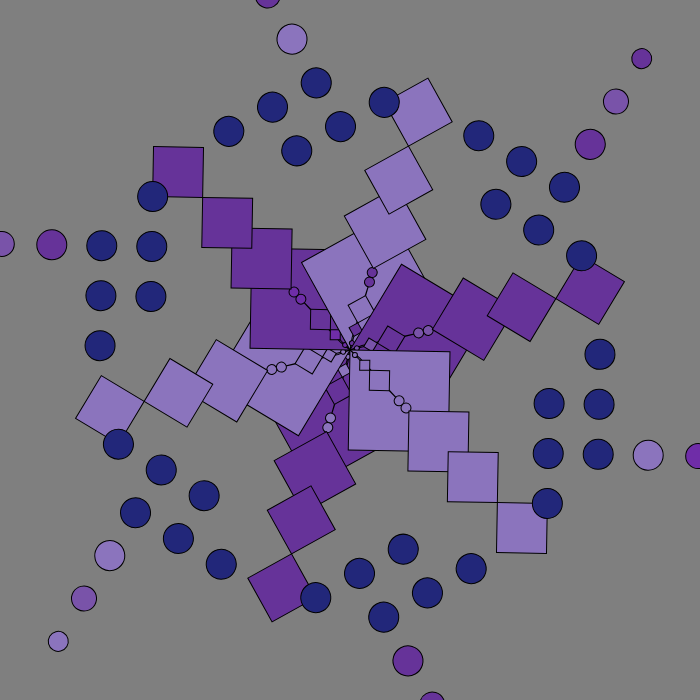
Frame 1 (no input)
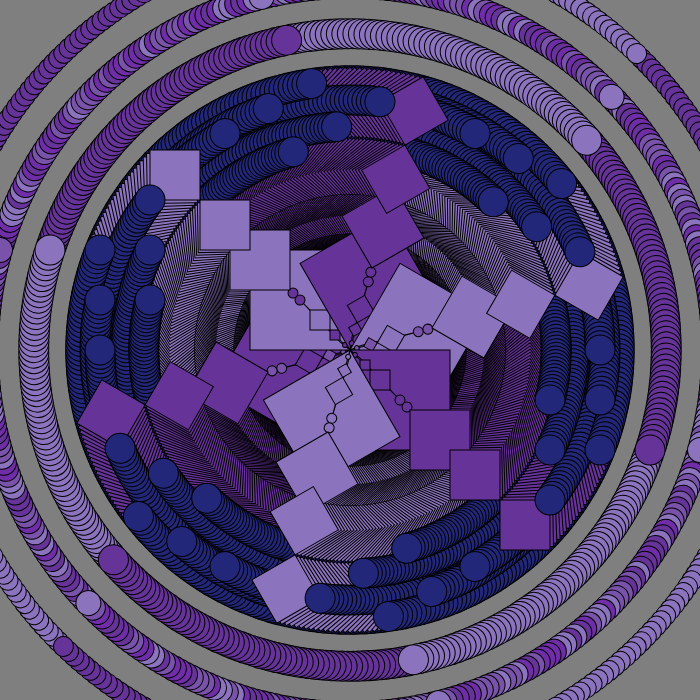
Frame 60 (no input)
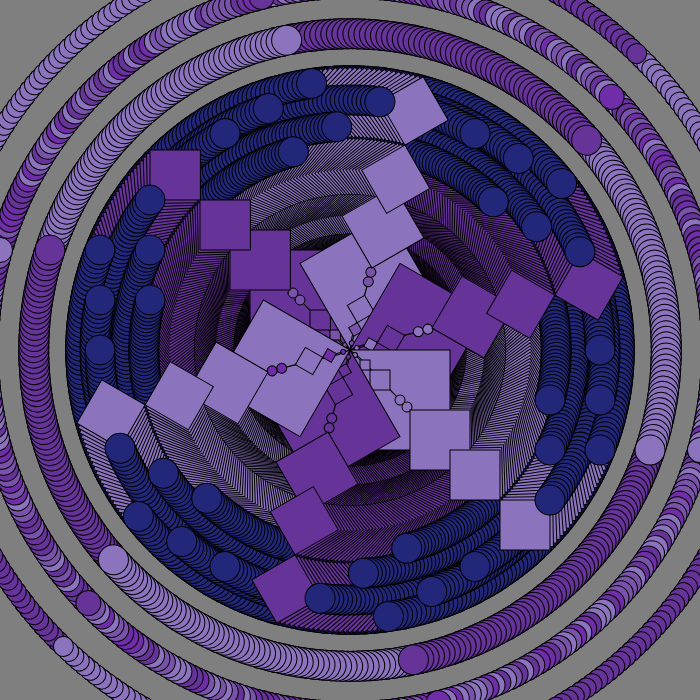
Frame 120 (the mouse pressed at the canvas centre since frame 60)

The p5.js sketch that drew these frames (run headless with seeded random() and noise() and a simulated clock; from frame 60 on, the mouse is pressed at the canvas centre):

// p5.js sketch
// ── sketch.js
let symmetry = 6;   
let angle = 360 / symmetry;
let colors; 

function setup() { 
  createCanvas(700, 700);
  angleMode(DEGREES);
  background(127);
  colors = [color("#663399"),color("#7953A9"), color("#8B74BD"), color("#6F2DA8")];
  frameRate(20);
}


function draw() {
  translate(width / 2, height / 2);
  rotate(frameCount);
  let colorAngle = 360 / colors.length;
  
      for (let i = 0; i < symmetry; i++) {
        rotate(angle);
        
        // color for background shapes
        // Calculate the index of the color
        let colorIndex = floor((i * colorAngle) % colors.length);
    
        // Select the color based on the calculated index
        let selectedColor = colors[colorIndex];
        fill(selectedColor);
        
        //snowflake1
        rect(0,0,100, 100);
        
        triangle(0, 0, 10, 8, 50, 50);
        
        //color for shapes that lay on the background shapes
        let a = color(random(colors));
        rect(20,20,20,20);
        
        fill(a)
        rect(10, 10, 10, 10);
        circle(5,5,5);
        circle(50,50,10);
        circle(57,57,10);
        
        fill(selectedColor);
        rect(60,60,60,60);
        rect(100, 100, 50, 50);
        rect(150, 150, 50, 50);
        
        
        let r = color("#22277A");
        fill(r);
        circle(200, 150, 30);
        circle(200,50,30);
        circle(250,100, 30);
        circle(250, 50, 30);
        circle(250, 0, 30);
        circle(200, 100, 30);
        
        
        //outer circles
        fill(selectedColor);
        circle(400,100,20);
        
        circle(300,100,30);
        
        let s = color(random(colors));
        fill(s);
        circle(350, 100, 25);

        
        
        push();
        scale(1, -1);
        pop();
      }
}
